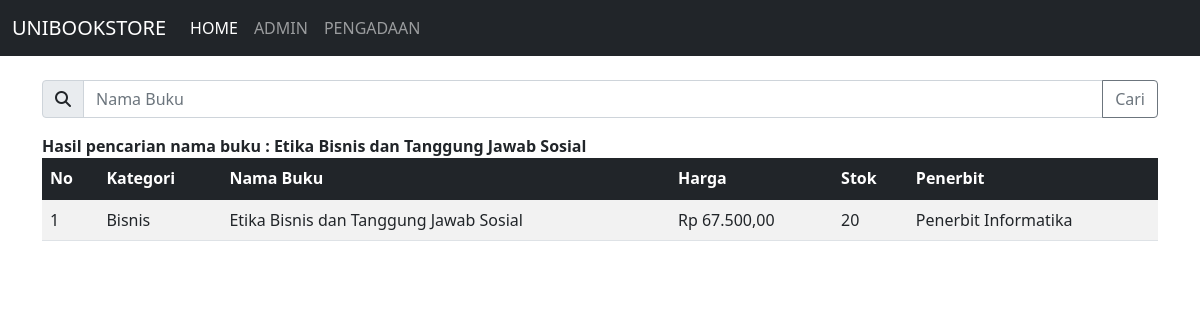
Page /index.php?cari=Etika Bisnis dan Tanggung Jawab Sosial on the committed database.
### tables this page shows
CREATE TABLE `buku` (
  `id_buku` varchar(5) NOT NULL,
  `id_penerbit` varchar(4) NOT NULL,
  `kategori` enum('Bisnis','Keilmuan','Novel') NOT NULL,
  `nama_buku` varchar(191) NOT NULL,
  `harga` int NOT NULL,
  `stok` int NOT NULL,
  PRIMARY KEY (`id_buku`),
  KEY `penerbit_buku` (`id_penerbit`),
  CONSTRAINT `penerbit_buku` FOREIGN KEY (`id_penerbit`) REFERENCES `penerbit` (`id_penerbit`) ON DELETE CASCADE ON UPDATE CASCADE
);

CREATE TABLE `penerbit` (
  `id_penerbit` varchar(4) NOT NULL,
  `nama` varchar(191) NOT NULL,
  `alamat` varchar(191) NOT NULL,
  `kota` varchar(191) NOT NULL,
  `telepon` varchar(191) NOT NULL,
  PRIMARY KEY (`id_penerbit`)
);

### index.php (the view, shortened to what this page needs)
<!DOCTYPE html>
<html lang="en">
<?php
  include_once("database/config.php");
?>
<head>
  <link href="https://cdn.jsdelivr.net/npm/bootstrap@5.1.3/dist/css/bootstrap.min.css" rel="stylesheet">
  <link href="https://cdnjs.cloudflare.com/ajax/libs/font-awesome/6.2.1/css/all.min.css" rel="stylesheet">
</head>
<body>
  <?php
    include_once("layouts/navbar.php");
  ?>
  <div class="container">
    <form action="index.php" method="get">
      <div class="input-group mb-3">
        <span class="input-group-text" id="basic-addon1"><i class="fa-solid fa-magnifying-glass"></i></span>
        <input type="text" name="cari" class="form-control" placeholder="Nama Buku">
        <input class="btn btn-outline-secondary" type="submit" value="Cari">
      </div>
    </form>
    <?php
    if(isset($_GET['cari'])){
      $cari = $_GET['cari'];
      echo "<b>Hasil pencarian nama buku : ".$cari."</b>";
    }
    ?>
    <table class="table table-striped ">
      <thead class="table-dark">
        <tr>
          <th scope="col">No</th>
          <th scope="col">Kategori</th>
          <th scope="col">Nama Buku</th>
          <th scope="col">Harga</th>
          <th scope="col">Stok</th>
          <th scope="col">Penerbit</th>
        </tr>
      </thead>
      <tbody>
      <?php
      if(isset($_GET['cari'])){
        $cari = $_GET['cari'];
        $data = mysqli_query($mysqli, "select a.*, b.* from buku a inner join penerbit b on a.id_penerbit=b.id_penerbit where nama_buku like '%".$cari."%' order by id_buku asc");
      }else{
        $data = mysqli_query($mysqli, "select a.*, b.* from buku a inner join penerbit b on a.id_penerbit=b.id_penerbit order by id_buku asc");
      }
      $no = 1;
      $fmt = new NumberFormatter('id_ID', NumberFormatter::CURRENCY);
      while($d = mysqli_fetch_array($data)){
      ?>
      <tr>
        <td><?php echo $no++; ?></td>
        <td><?php echo $d['kategori']; ?></td>
        <td><?php echo $d['nama_buku']; ?></td>
        <td><?php echo $fmt->formatCurrency($d['harga'], "IDR"); ?></td>
        <td><?php echo $d['stok']; ?></td>
        <td><?php echo $d['nama']; ?></td>
      </tr>
      <?php } ?>
      </tbody>
    </table>
  </div>
</body>
</html>

### rows in the picture
buku: kategori "Bisnis", nama_buku "Etika Bisnis dan Tanggung Jawab Sosial", harga "Rp 67.500,00", stok "20", id_penerbit.nama "Penerbit Informatika"

### other values in the picture
$cari "Etika Bisnis dan Tanggung Jawab Sosial"
